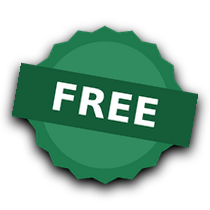
#> input picture adesivos/free.png, 210 x 210 px
$ python -i build_stickers.py   (imports and definitions only)
#> lines starting #> are read from the running program, lines starting #| are printed output that depends on the picture
#> further down, picture is the input picture: PIL image 210x210 RGBA; mean R, G, B, A 22.6, 56.9, 39.9, 125.9
#!/usr/bin/env python3
"""
Adesivos de qualificador (free, demo, trial). Arte original, MIT.

Quatro formatos, todos desenhados por codigo para escalar sem perder nitidez:
    selo       - circulo serrilhado, estilo carimbo de promocao
    faixa      - faixa diagonal atravessando o canto
    etiqueta   - retangulo arredondado, estilo etiqueta de preco
    rosacea    - circulo com fita horizontal atravessando
"""
import math
import os
from PIL import Image, ImageDraw, ImageFilter

K = 4
FONTES = ("/usr/share/fonts/truetype/dejavu/DejaVuSans-Bold.ttf",
          "C:/Windows/Fonts/segoeuib.ttf", "C:/Windows/Fonts/arialbd.ttf")


# [20 lines left out: functions _fonte, _cabe, not called in this run]


def _sombra(im, raio=6, desloc=(0, 5), forca=120):
    """Sombra projetada: e o que faz parecer colado por cima, nao impresso."""
#> called with raio = 6, desloc = (0, 5), forca = 120
    a = im.getchannel("A").filter(ImageFilter.GaussianBlur(raio))
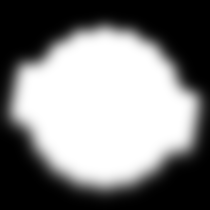
#> a: PIL image 210x210 L; min 0, max 255, mean 125.8
    a = a.point(lambda v: min(255, v * forca // 100))
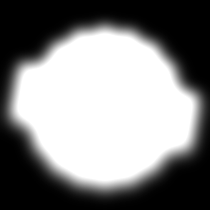
#> a: PIL image 210x210 L; min 0, max 255, mean 132
    s = Image.new("RGBA", im.size, (0, 0, 0, 0))
#> s: PIL image 210x210 RGBA; every value is 0
    s.putalpha(a)
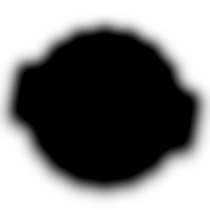
#> s: PIL image 210x210 RGBA; mean R, G, B, A 0, 0, 0, 132; transparent parts drawn white
    fora = Image.new("RGBA", im.size, (0, 0, 0, 0))
    fora.alpha_composite(s, desloc)
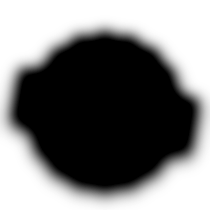
#> fora: PIL image 210x210 RGBA; mean R, G, B, A 0, 0, 0, 132; transparent parts drawn white
    fora.alpha_composite(im)
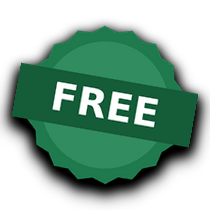
#> fora: PIL image 210x210 RGBA; mean R, G, B, A 22.6, 56.8, 39.9, 139.1; transparent parts drawn white
    return fora


# [107 lines left out: functions selo, etiqueta, faixa_diagonal, rosacea, not called in this run]


FORMATOS = {"selo": selo, "etiqueta": etiqueta,
            "faixa": faixa_diagonal, "rosacea": rosacea}


def construir(formato, texto, **kw):
    return FORMATOS[formato](texto=texto, **kw)


# [25 lines left out: function gerar_do_config, not called in this run]


# [10 lines not run here, left out]

>>> from PIL import Image
>>> picture = Image.open('../adesivos/free.png')
>>> result = _sombra(picture)
